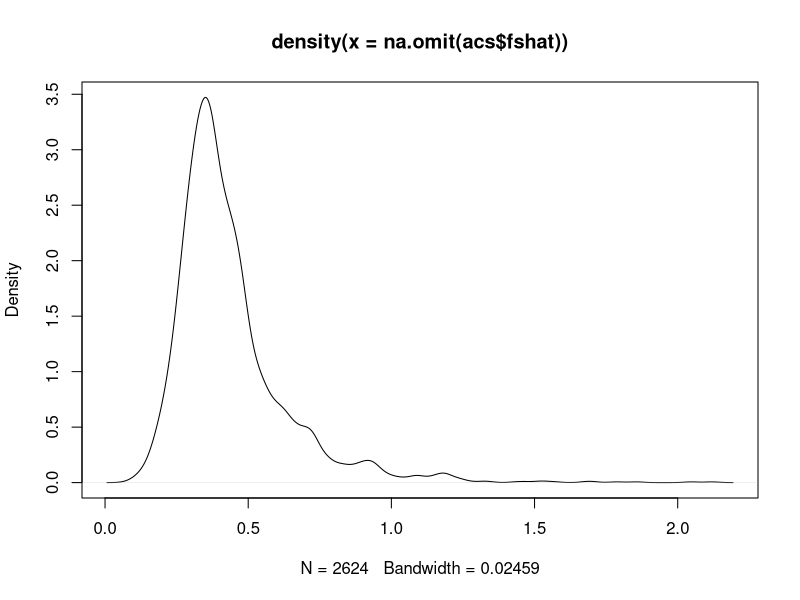

Write R code to recreate this figure.
# Note: See https://censusreporter.org for a listing of ACS tables. For a tutorial on the 
# acs package, see https://rpubs.com/rosenblum_jeff/censustutorial1. The CPS data was 
# downloaded from https://cps.ipums.org.

# Set up
setwd("~/Documents/OportUNITY/Food Security Map/Data")
cps <- read.csv("cps(clean).csv")
acs <- read.csv("acs(clean).csv")

# Estimate CPS model
reg <- lm(fs ~ hhsize + female + kids + elderly + black + hispanic + education +
    employed + married, data=cps)
coeffs <- coefficients(reg)

# Estimate food security for block groups
acs$fshat <- coeffs[1]*acs$households + coeffs[2]*acs$population + coeffs[3]*acs$female +
    coeffs[4]*acs$kids + coeffs[5]*acs$elderly + coeffs[6]*acs$black + 
    coeffs[7]*acs$hispanic + coeffs[8]*acs$education + coeffs[9]*acs$employed +
    coeffs[10]*acs$married
acs$fshat <- acs$fshat/acs$households
summary(acs$fshat)
plot(density(na.omit(acs$fshat)))
